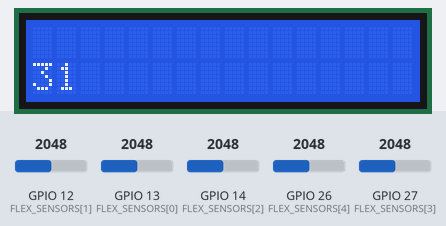
A sketch run on a simulated ESP32. Parts: 16×2 character LCD. The test bench sets the inputs (shaded band); at power-on: GPIO 12 (FLEX_SENSORS[1]) = 2048, GPIO 13 (FLEX_SENSORS[0]) = 2048, GPIO 14 (FLEX_SENSORS[2]) = 2048, GPIO 26 (FLEX_SENSORS[4]) = 2048, GPIO 27 (FLEX_SENSORS[3]) = 2048. What the sketch prints to the serial monitor is not drawn.

Above: at 1.3 s.
1.4 s: GPIO 12 (FLEX_SENSORS[1]) set to 122
At 2.8 s:
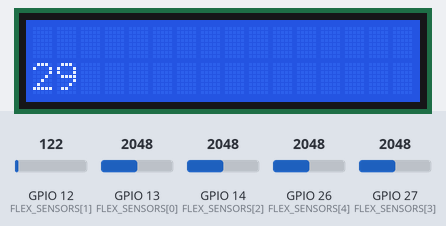
3.1 s: GPIO 13 (FLEX_SENSORS[0]) set to 122
4.6 s: GPIO 14 (FLEX_SENSORS[2]) set to 122
At 5.5 s:
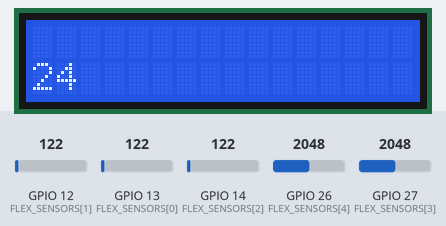
6.1 s: GPIO 26 (FLEX_SENSORS[4]) set to 122
At 6.8 s:
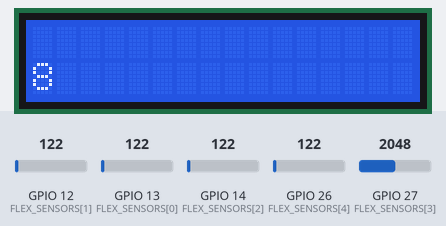
7.6 s: GPIO 27 (FLEX_SENSORS[3]) set to 122
9.1 s: GPIO 12 (FLEX_SENSORS[1]) set to 1228
At 10.6 s:
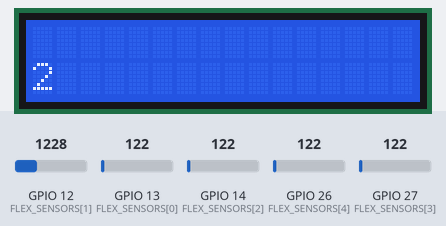
Timing chart, 0 to 11.6 s (numbered marks = the images above; inputs shaded):
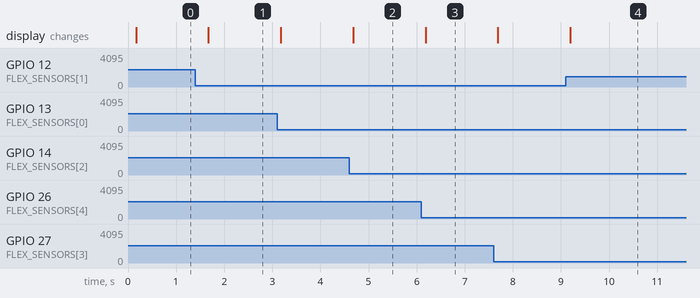

Measured:
- after the input at 1.4 s, the display: changes after 0.27 s (image 1)
- after the input at 4.6 s, the display: changes after 0.08 s (image 2)
- after the input at 6.1 s, the display: changes after 0.09 s (image 3)
- after the input at 9.1 s, the display: changes after 0.09 s (image 4)

The sketch:

calibration-flex.ino
```cpp
#include<LiquidCrystal.h>
LiquidCrystal lcd(23, 22, 21, 19, 18, 5);  // rs, en, d4, d5, d6, d7
const int FLEX_SENSORS[5] = {13, 12, 14, 27, 26};
void setup()
{
  lcd.begin(16, 2);
  Serial.begin(9600);
  lcd.setCursor(0, 0);
  lcd.print("Gesture");
  lcd.setCursor(0, 1);
  lcd.print("Recognition Sys.");
  for (int i = 0; i < 5; i++) {
    pinMode(FLEX_SENSORS[i] , INPUT);
  }
  delay(100);
}

int action;
int storeAction;
void loop() {
  // testFlexSensors();
  setFlexValues();
  doOperation();
  delay(500);

}

void doOperation() {
  if (storeAction != action) {
    storeAction = action;
    Serial.println(action);
    lcd.clear();
    lcd.setCursor(0, 1);
    lcd.print(action);
  }
}

void testFlexSensors() {
  for (int i = 0; i < 5; i++) {
    Serial.print(i + 1);
    Serial.print(" ");
    Serial.println(analogRead(FLEX_SENSORS[i]));
  }
}

void setFlexValues() {
  action = 0;

  int valueFlex[5] = {0};
  valueFlex[0] = map(analogRead(FLEX_SENSORS[0]), 230, 450, 0, 2);
  valueFlex[1] = map(analogRead(FLEX_SENSORS[1]), 210, 290, 0, 2);
  valueFlex[2] = map(analogRead(FLEX_SENSORS[2]), 280, 350, 0, 2);
  valueFlex[3] = map(analogRead(FLEX_SENSORS[3]), 60, 230, 0, 2);
  valueFlex[4] = map(analogRead(FLEX_SENSORS[4]), 260, 480, 0, 2);

  for (int i = 0; i < 5; i++) {
    if (valueFlex[i] >= 2)
      valueFlex[i] = 1;
    if (valueFlex[i] <= 0)
      valueFlex[i] = 0;
    action |= valueFlex[i] << i;
  }
}
```
